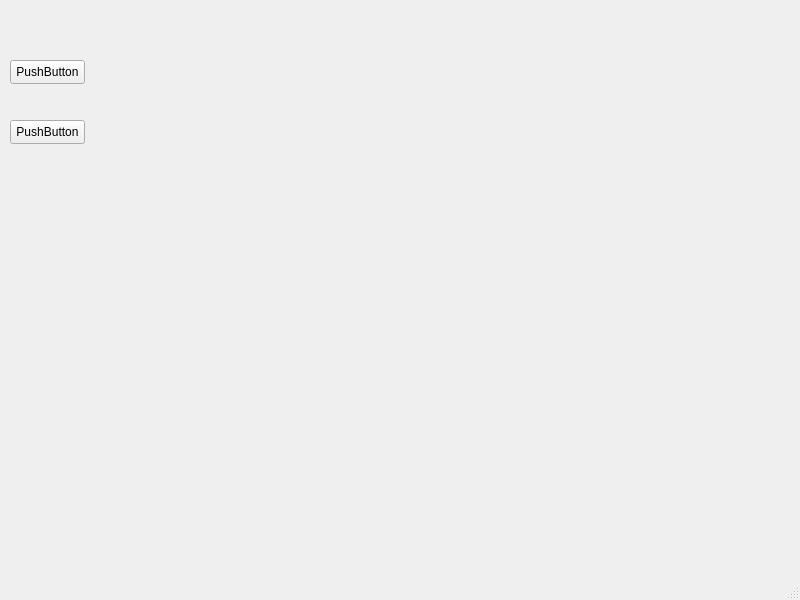
<?xml version="1.0" encoding="UTF-8"?>
<ui version="4.0">
 <class>Qteste</class>
 <widget class="QMainWindow" name="Qteste">
  <property name="geometry">
   <rect>
    <x>0</x>
    <y>0</y>
    <width>800</width>
    <height>600</height>
   </rect>
  </property>
  <property name="windowTitle">
   <string>Qteste</string>
  </property>
  <widget class="QWidget" name="centralwidget">
   <widget class="QPushButton" name="pushButton">
    <property name="geometry">
     <rect>
      <x>10</x>
      <y>60</y>
      <width>75</width>
      <height>24</height>
     </rect>
    </property>
    <property name="text">
     <string>PushButton</string>
    </property>
   </widget>
   <widget class="QPushButton" name="pushButton_2">
    <property name="geometry">
     <rect>
      <x>10</x>
      <y>120</y>
      <width>75</width>
      <height>24</height>
     </rect>
    </property>
    <property name="text">
     <string>PushButton</string>
    </property>
   </widget>
   <widget class="QStackedWidget" name="stackedWidget">
    <property name="geometry">
     <rect>
      <x>210</x>
      <y>120</y>
      <width>491</width>
      <height>351</height>
     </rect>
    </property>
    <property name="currentIndex">
     <number>1</number>
    </property>
    <widget class="QWidget" name="page"/>
    <widget class="QWidget" name="page_2"/>
   </widget>
  </widget>
  <widget class="QMenuBar" name="menubar">
   <property name="geometry">
    <rect>
     <x>0</x>
     <y>0</y>
     <width>800</width>
     <height>22</height>
    </rect>
   </property>
  </widget>
  <widget class="QStatusBar" name="statusbar"/>
 </widget>
 <resources/>
 <connections/>
</ui>
